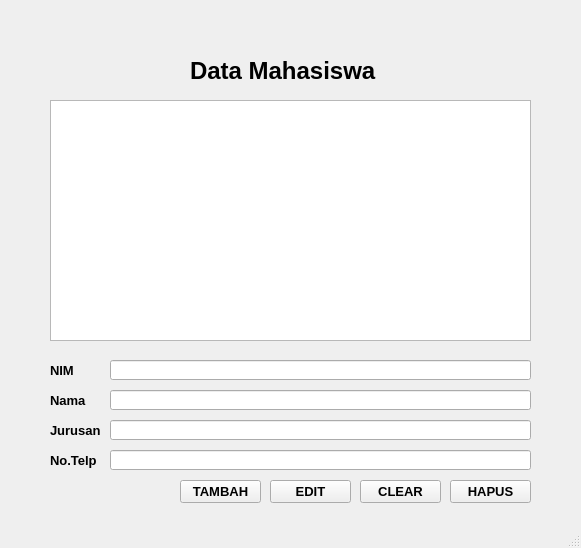
<?xml version="1.0" encoding="UTF-8"?>
<ui version="4.0">
 <class>MainWindow</class>
 <widget class="QMainWindow" name="MainWindow">
  <property name="geometry">
   <rect>
    <x>0</x>
    <y>0</y>
    <width>581</width>
    <height>548</height>
   </rect>
  </property>
  <property name="windowTitle">
   <string>MainWindow</string>
  </property>
  <widget class="QWidget" name="centralwidget">
   <widget class="QLabel" name="label">
    <property name="geometry">
     <rect>
      <x>50</x>
      <y>360</y>
      <width>31</width>
      <height>21</height>
     </rect>
    </property>
    <property name="font">
     <font>
      <pointsize>10</pointsize>
      <weight>75</weight>
      <bold>true</bold>
     </font>
    </property>
    <property name="text">
     <string>NIM</string>
    </property>
   </widget>
   <widget class="QLineEdit" name="lineEdit">
    <property name="geometry">
     <rect>
      <x>110</x>
      <y>360</y>
      <width>421</width>
      <height>20</height>
     </rect>
    </property>
   </widget>
   <widget class="QLabel" name="label_2">
    <property name="geometry">
     <rect>
      <x>50</x>
      <y>390</y>
      <width>41</width>
      <height>21</height>
     </rect>
    </property>
    <property name="font">
     <font>
      <pointsize>10</pointsize>
      <weight>75</weight>
      <bold>true</bold>
     </font>
    </property>
    <property name="text">
     <string>Nama</string>
    </property>
   </widget>
   <widget class="QLabel" name="label_3">
    <property name="geometry">
     <rect>
      <x>50</x>
      <y>420</y>
      <width>61</width>
      <height>21</height>
     </rect>
    </property>
    <property name="font">
     <font>
      <pointsize>10</pointsize>
      <weight>75</weight>
      <bold>true</bold>
     </font>
    </property>
    <property name="text">
     <string>Jurusan</string>
    </property>
   </widget>
   <widget class="QLabel" name="label_4">
    <property name="geometry">
     <rect>
      <x>50</x>
      <y>450</y>
      <width>51</width>
      <height>21</height>
     </rect>
    </property>
    <property name="font">
     <font>
      <pointsize>10</pointsize>
      <weight>75</weight>
      <bold>true</bold>
     </font>
    </property>
    <property name="text">
     <string>No.Telp</string>
    </property>
   </widget>
   <widget class="QLineEdit" name="lineEdit_2">
    <property name="geometry">
     <rect>
      <x>110</x>
      <y>390</y>
      <width>421</width>
      <height>20</height>
     </rect>
    </property>
   </widget>
   <widget class="QLineEdit" name="lineEdit_3">
    <property name="geometry">
     <rect>
      <x>110</x>
      <y>420</y>
      <width>421</width>
      <height>20</height>
     </rect>
    </property>
   </widget>
   <widget class="QLineEdit" name="lineEdit_4">
    <property name="geometry">
     <rect>
      <x>110</x>
      <y>450</y>
      <width>421</width>
      <height>20</height>
     </rect>
    </property>
   </widget>
   <widget class="QPushButton" name="pushButton">
    <property name="geometry">
     <rect>
      <x>180</x>
      <y>480</y>
      <width>81</width>
      <height>23</height>
     </rect>
    </property>
    <property name="font">
     <font>
      <pointsize>10</pointsize>
      <weight>75</weight>
      <bold>true</bold>
     </font>
    </property>
    <property name="text">
     <string>TAMBAH</string>
    </property>
   </widget>
   <widget class="QPushButton" name="pushButton_2">
    <property name="geometry">
     <rect>
      <x>270</x>
      <y>480</y>
      <width>81</width>
      <height>23</height>
     </rect>
    </property>
    <property name="font">
     <font>
      <pointsize>10</pointsize>
      <weight>75</weight>
      <bold>true</bold>
     </font>
    </property>
    <property name="text">
     <string>EDIT</string>
    </property>
   </widget>
   <widget class="QPushButton" name="pushButton_3">
    <property name="geometry">
     <rect>
      <x>360</x>
      <y>480</y>
      <width>81</width>
      <height>23</height>
     </rect>
    </property>
    <property name="font">
     <font>
      <pointsize>10</pointsize>
      <weight>75</weight>
      <bold>true</bold>
     </font>
    </property>
    <property name="text">
     <string>CLEAR</string>
    </property>
   </widget>
   <widget class="QPushButton" name="pushButton_4">
    <property name="geometry">
     <rect>
      <x>450</x>
      <y>480</y>
      <width>81</width>
      <height>23</height>
     </rect>
    </property>
    <property name="font">
     <font>
      <pointsize>10</pointsize>
      <weight>75</weight>
      <bold>true</bold>
     </font>
    </property>
    <property name="text">
     <string>HAPUS</string>
    </property>
   </widget>
   <widget class="QLabel" name="label_5">
    <property name="geometry">
     <rect>
      <x>190</x>
      <y>60</y>
      <width>201</width>
      <height>21</height>
     </rect>
    </property>
    <property name="font">
     <font>
      <pointsize>18</pointsize>
      <weight>75</weight>
      <bold>true</bold>
     </font>
    </property>
    <property name="text">
     <string>Data Mahasiswa</string>
    </property>
   </widget>
   <widget class="QListWidget" name="listWidget">
    <property name="geometry">
     <rect>
      <x>50</x>
      <y>100</y>
      <width>481</width>
      <height>241</height>
     </rect>
    </property>
   </widget>
  </widget>
  <widget class="QStatusBar" name="statusbar"/>
 </widget>
 <resources/>
 <connections/>
</ui>
